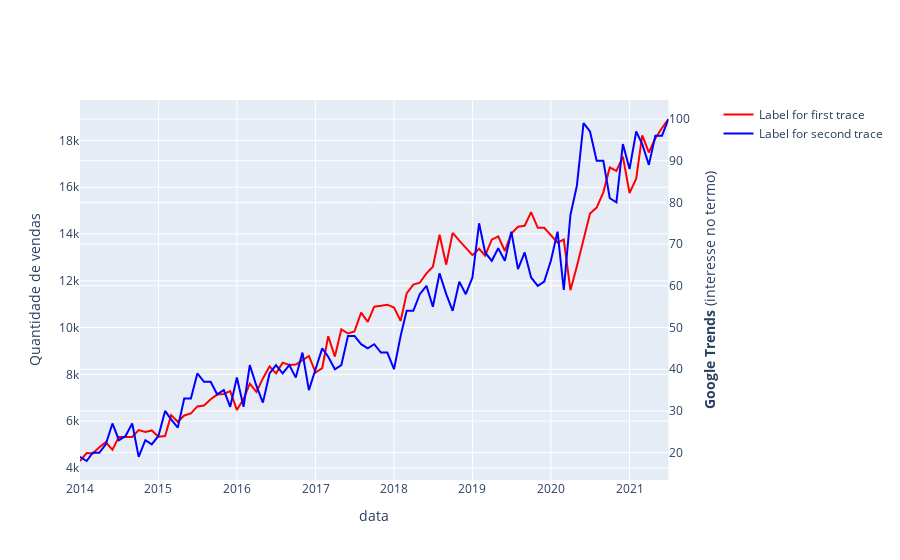

The code cell stored with this chart in its notebook:
### Code cell
fig = make_subplots(specs=[[{"secondary_y": True}]], shared_xaxes=True)

fig.add_trace(px.line(df_substances, x='DATETIME', y='count', labels='testo').data[0])
fig.add_trace(px.line(lf_gt, x='Mês', y='impotência: (Brasil)', labels='testo').data[0], secondary_y=True)

fig.data[0].showlegend = True
fig.data[0].name = 'Label for first trace'
fig.data[0].line = dict(color='red') # change color to red

fig.data[1].showlegend = True
fig.data[1].name = 'Label for second trace'
fig.data[1].line = dict(color='blue') # change color to blue

fig.update_yaxes(title_text='Quantidade de vendas',secondary_y=False)
fig.update_yaxes(title_text='<b>Google Trends</b> (interesse no termo)',secondary_y=True)

fig.update_xaxes(title_text='data')

fig.show()
